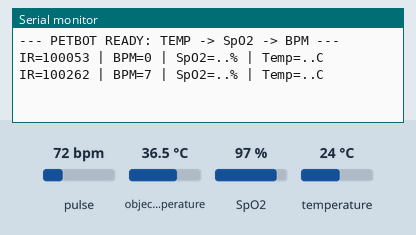
Recording of a sketch running on a simulated ESP32. On the bench: the last lines printed to the serial monitor. Wiring (inferred from the names in the program): MLX90614 thermometer at I2C address 0x5A. The test bench sets the inputs (shaded band); at power-on: pulse 72 bpm, object temperature 36.5 °C, temperature 24 °C, SpO2 97 %.

Above: at 1.2 s.
1.3 s: pulse set to 130 bpm
At 6.5 s:
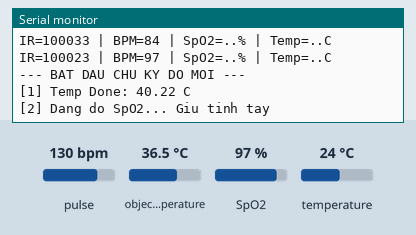
7.0 s: object temperature set to 20 °C
At 11.9 s:
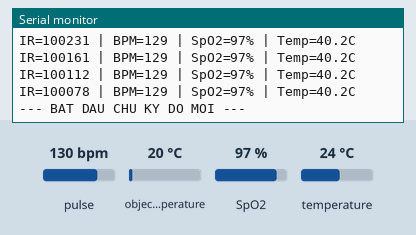
19.8 s: object temperature set to 32 °C
At 25.7 s:
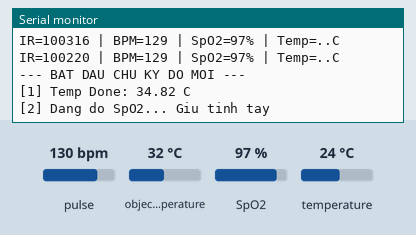
28.9 s: temperature set to 12 °C
At 29.4 s:
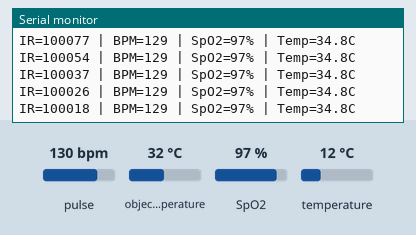
Timing chart, 0 to 31.4 s (numbered marks = the images above; inputs shaded):
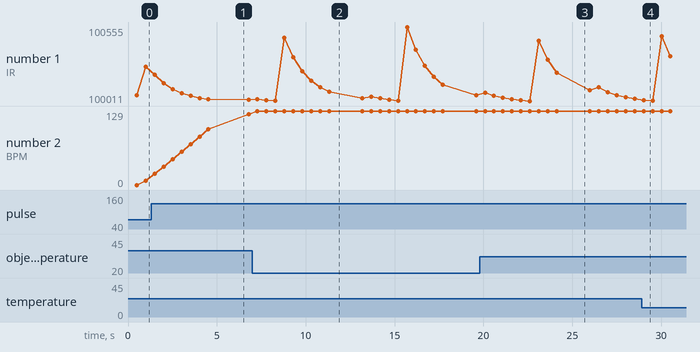

Measured:
- after the input at 1.3 s, the serial monitor: prints a new line after 0.21 s (image 1)
- after the input at 19.8 s, the serial monitor: prints a new line after 5.0 s (image 3)
- plotted number 1: 100021 → 100053 after the input at 7.0 s, 100053 → 100026 after the input at 19.8 s
- plotted number 2: 7 → 123 after the input at 1.3 s

The sketch:

test_slave.ino
```cpp
#include <Wire.h>
#include "MAX30105.h"
#include "heartRate.h"
#include "spo2_algorithm.h"

// --- CẤU HÌNH PIN & ĐỊA CHỈ ---
#define SDA_PIN 6
#define SCL_PIN 7
#define MLX_ADDR 0x5A

// --- THÔNG SỐ HIỆU CHUẨN MLX90614 ---
const float BASE_OFFSET = 1.25;
const float REF_AMBIENT = 30.0;
const float K_ADJUST_RATE = 0.008;

// --- ĐỐI TƯỢNG VÀ BIẾN ---
MAX30105 particleSensor;
const byte RATE_SIZE = 10;
byte rates[RATE_SIZE];
byte rateSpot = 0;
long lastBeat = 0;
int beatAvg;

uint32_t irBuffer[100];
uint32_t redBuffer[100];
int32_t n_spo2;
int8_t validSPO2;
int32_t n_hr_unused;
int8_t v_hr_unused;

int measurementCount = 0;
long sumBPM = 0;
long sumSpO2 = 0;
float sumTemp = 0;
int validMeasurements = 0;

unsigned long lastPrintTime = 0;
float currentTempBody = 0;

// ===== HÀM HỖ TRỢ MLX90614 (CỦA BẠN) =====
bool read16(uint8_t reg, uint16_t &data) {
  for (int retry = 0; retry < 3; retry++) {
    Wire.beginTransmission(MLX_ADDR);
    Wire.write(reg);
    if (Wire.endTransmission(false) != 0) { delay(5); continue; }
    if (Wire.requestFrom(MLX_ADDR, (uint8_t)3) == 3) {
      uint8_t low = Wire.read();
      uint8_t high = Wire.read();
      Wire.read();
      data = (high << 8) | low;
      if (data != 0x0000 && data != 0xFFFF) return true;
    }
  }
  return false;
}

float rawToTemp(uint16_t raw) { return (raw * 0.02) - 273.15; }

float getAmbient() {
  uint16_t raw;
  if (read16(0x06, raw)) return rawToTemp(raw);
  return NAN;
}

float getSkinPeak() {
  float readings[15];
  int validCount = 0;
  for (int i = 0; i < 15; i++) {
    uint16_t raw;
    if (read16(0x07, raw)) {
      float t = rawToTemp(raw);
      if (t > 30.0 && t < 45.0) readings[validCount++] = t;
    }
    delay(35);
  }
  if (validCount < 5) return NAN;
  for (int i = 0; i < validCount - 1; i++) {
    for (int j = i + 1; j < validCount; j++) {
      if (readings[i] < readings[j]) {
        float temp = readings[i]; readings[i] = readings[j]; readings[j] = temp;
      }
    }
  }
  return (readings[0] + readings[1] + readings[2]) / 3.0;
}

float estimateBodyTemp(float T_skin, float T_ambient) {
  float k_env = 0.15 + (T_ambient < REF_AMBIENT ? (REF_AMBIENT - T_ambient) * K_ADJUST_RATE : 0);
  float delta = max(0.0f, T_skin - T_ambient);
  return T_skin + (k_env * delta) + BASE_OFFSET;
}

// ===== SETUP =====
void setup() {
  Serial.begin(115200);
  // Quan trọng: MLX90614 cần Standard Mode (100kHz) để ổn định
  Wire.begin(SDA_PIN, SCL_PIN, 100000);

  if (!particleSensor.begin(Wire, 100000)) {
    Serial.println("MAX30105 was not found.");
    while (1);
  }

  particleSensor.setup();
  particleSensor.setPulseAmplitudeRed(0x0A);
  particleSensor.setPulseAmplitudeGreen(0);

  Serial.println("\n--- PETBOT READY: TEMP -> SpO2 -> BPM ---");
}

void loop() {
  long irValue = particleSensor.getIR();

  // Reset nếu không có tay (dựa trên mức IR ~9000 của bạn)
  if (irValue < 5000) {
    if (measurementCount > 0) {
      measurementCount = 0;
      validMeasurements = 0;
      sumBPM = 0; sumSpO2 = 0; sumTemp = 0;
      currentTempBody = 0;
      Serial.println("[!] Da nhac tay - Reset.");
    }
  }

  // Phát hiện nhịp tim để bắt đầu chu kỳ đo
  if (checkForBeat(irValue) == true) {
    long delta = millis() - lastBeat;
    lastBeat = millis();
    float bpm = 60 / (delta / 1000.0);

    if (bpm < 200 && bpm > 40) {
      rates[rateSpot++] = (byte)bpm;
      rateSpot %= RATE_SIZE;
      long sum = 0;
      for (byte x = 0; x < RATE_SIZE; x++) sum += rates[x];
      beatAvg = sum / RATE_SIZE;

      // Khi đủ dữ liệu nhịp tim để ổn định (mỗi chu kỳ 10 beats)
      if (rateSpot == 0) {
        measurementCount++;
        Serial.println("\n--- BAT DAU CHU KY DO MOI ---");

        // BƯỚC 1: ĐO NHIỆT ĐỘ TRƯỚC (Ưu tiên số 1)
        float t_amb = getAmbient();
        float t_skin = getSkinPeak();

        if (!isnan(t_skin) && t_skin > (t_amb + 1.0)) {
          currentTempBody = estimateBodyTemp(t_skin, t_amb);
          Serial.print("[1] Temp Done: "); Serial.print(currentTempBody); Serial.println(" C");
        } else {
          currentTempBody = 0;
          Serial.println("[1] Temp Fail: Vui long de sat cam bien!");
        }

        // BƯỚC 2: ĐO SpO2 (100 mẫu ~ 2 giây)
        Serial.println("[2] Dang do SpO2... Giu tinh tay");
        for (byte i = 0 ; i < 100 ; i++) {
          while (particleSensor.available() == false) particleSensor.check();
          redBuffer[i] = particleSensor.getRed();
          irBuffer[i] = particleSensor.getIR();
          particleSensor.nextSample();
        }
        maxim_heart_rate_and_oxygen_saturation(irBuffer, 100, redBuffer, &n_spo2, &validSPO2, &n_hr_unused, &v_hr_unused);

        // BƯỚC 3: TỔNG HỢP TRUNG BÌNH (Bỏ qua lần đầu tiên - Warm up)
        if (measurementCount >= 2 && validSPO2 && n_spo2 > 90 && currentTempBody > 34.0) {
          validMeasurements++;
          sumBPM += beatAvg;
          sumSpO2 += n_spo2;
          sumTemp += currentTempBody;

          Serial.println("====================================");
          Serial.print("   KET QUA TB (Lan "); Serial.print(validMeasurements); Serial.println(")");
          Serial.print("   BPM: "); Serial.println(sumBPM / validMeasurements);
          Serial.print("   SpO2: "); Serial.print(sumSpO2 / validMeasurements); Serial.println("%");
          Serial.print("   TEMP: "); Serial.print(sumTemp / validMeasurements, 2); Serial.println(" C");
          Serial.println("====================================");
        } else {
          Serial.println("-> Dang on dinh (Warm-up)...");
        }
      }
    }
  }

  // In log nhanh để theo dõi trạng thái
  if (millis() - lastPrintTime >= 500) {
    lastPrintTime = millis();
    Serial.print("IR="); Serial.print(irValue);
    Serial.print(" | BPM="); Serial.print(beatAvg);
    Serial.print(" | SpO2="); Serial.print(n_spo2 > 0 ? String(n_spo2) : "..");
    Serial.print("% | Temp="); Serial.print(currentTempBody > 0 ? String(currentTempBody, 1) : ".."); Serial.println("C");
  }
}
```
